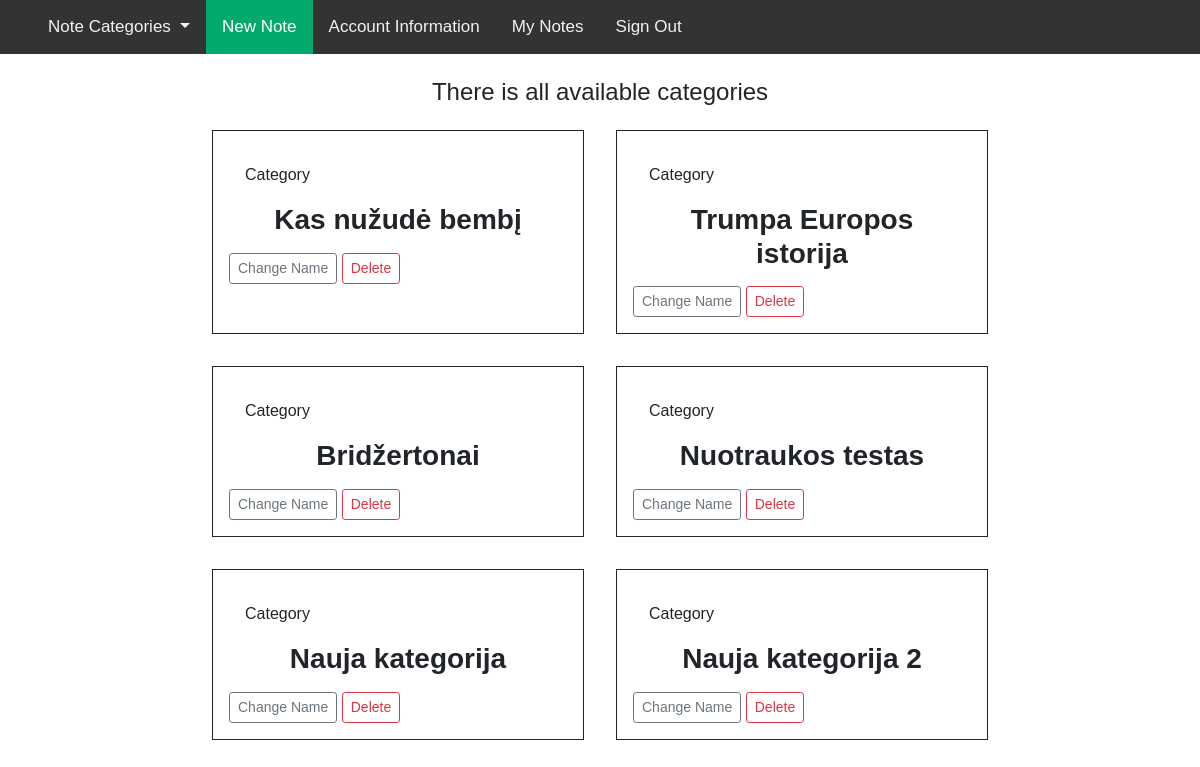
Screenshot of /edit_category (signed in) with the database file from the repository.
### main.py (models this page shows, shortened)
class Books(db.Model):
    __tablename__ = 'books'
    id = db.Column(db.Integer, primary_key=True)
    book_name = db.Column(db.String(100), nullable=False)
    image_file = db.Column(db.String(20), nullable=False, default='default.jpg')
    user_id = db.Column(db.Integer, db.ForeignKey("user.id"))
    user = db.relationship("User")
    author_id = db.Column(db.Integer, db.ForeignKey("author.id"))
    author = db.relationship("Author")

### main.py (the view)
@app.route('/edit_category', methods=['POST', 'GET'])
@login_required
def available_books():
    try:
        all_books = Books.query.all()
    except:
        all_books = []
    return render_template("edit_category.html", all_books=all_books)

### main.py (called while the page is built)
@login_manager.user_loader
def load_user(user_id):
    return User.query.get(user_id)

### templates/edit_category.html (shortened to what this page needs)
{% extends "base.html" %}
{% block content %}
<div class="text-center">
    <h4>There is all available categories</h4>
</div>
<div class="d-flex flex-wrap justify-content-center">
    {% if all_books %}
    {% for books in all_books %}
    {% if books.user.id == null %}
    <div class="col-5 col-sm-4 p-3 m-3 border border-dark">
        <div class="m-3">
            <p>Category</p>
            <h3 class="text-center"><strong>{{ books.book_name }}</strong></a></h3>
        </div>
            <a href="#" class="btn btn-outline-secondary btn-sm">Change Name</a>
            <a href="#" class="btn btn-outline-danger btn-sm">Delete</a>
    </div>
{% endif %}
{% endfor %}
{% endif %}
</div>
{% endblock %}

### templates/base.html (style rules this page uses)
body { margin: 0; font-family: Arial, Helvetica, sans-serif; }

### rows the page displays
Books: book_name "Kas nužudė bembį"
Books: book_name "Trumpa Europos istorija"
Books: book_name "Bridžertonai"
Books: book_name "Nuotraukos testas"
Books: book_name "Nauja kategorija"
Books: book_name "Nauja kategorija 2"
